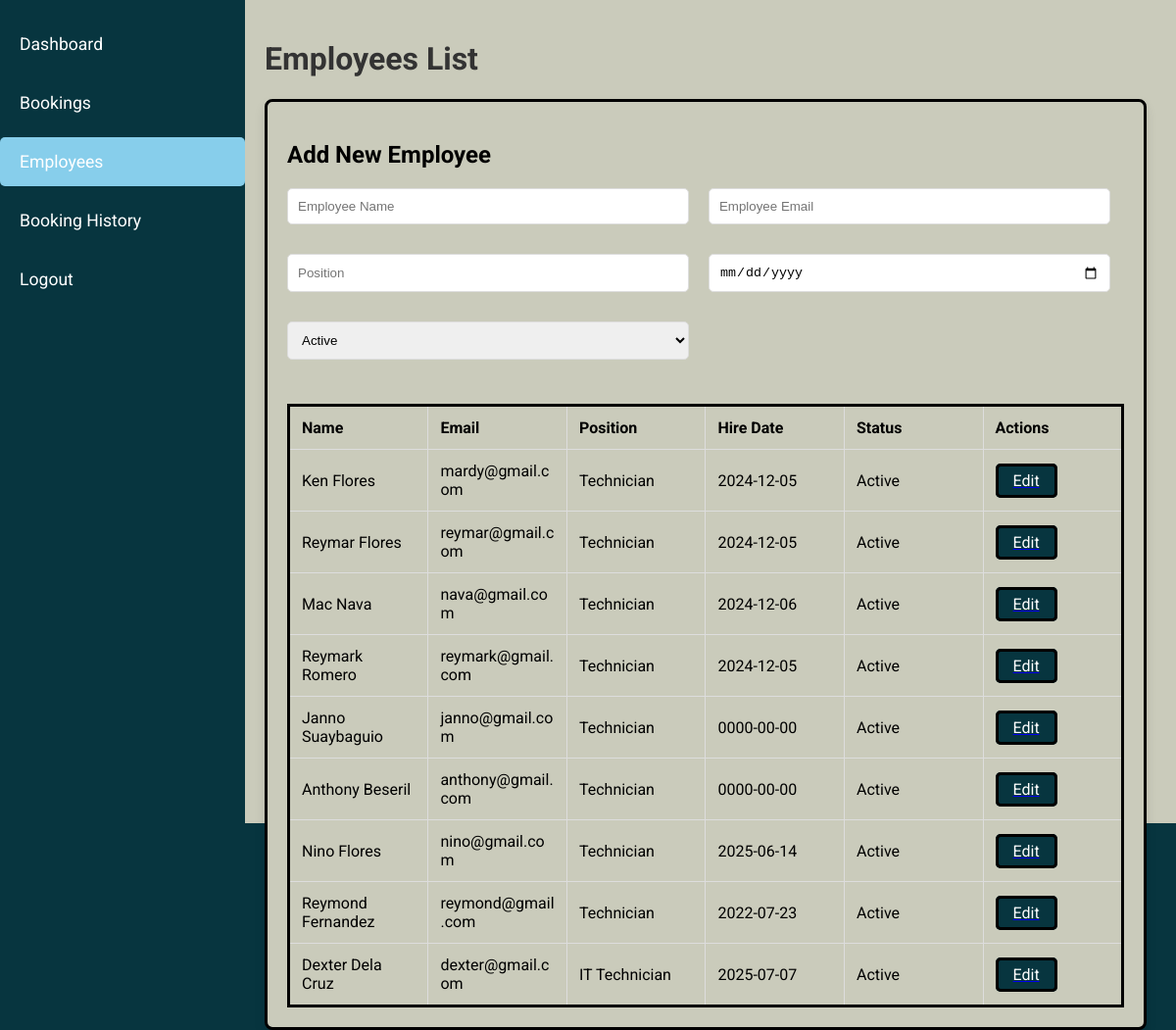
The app's page /admin/employee_register.php (signed in) with its own data.
### tables this page shows
CREATE TABLE `employees` (
  `id` int(11) NOT NULL,
  `name` varchar(100) NOT NULL,
  `position` varchar(100) NOT NULL,
  `email` varchar(100) NOT NULL,
  `hire_date` date DEFAULT NULL,
  `status` enum('Active','Inactive') DEFAULT 'Active',
  `password` varchar(255) NOT NULL,
  `phone` varchar(20) DEFAULT NULL
);

### admin/employee_register.php (the view, shortened to what this page needs)
 <?php
$conn = Database::getConnection();
$sql_employees = "SELECT * FROM employees";
$result_employees = $conn->query($sql_employees);
$employees = [];
while ($row = $result_employees->fetch_assoc()) {
    $employees[] = $row;
}
?>
<!DOCTYPE html>
<html lang="en">
<head>
</head>
<body>
    <div class="sidebar">
        <a href="dashboard.php">Dashboard</a>
        <a href="admin_bookings.php">Bookings</a>
        <a href="admin_employees.php" class="active">Employees</a>
        <a href="admin_booking_history.php">Booking History</a>
        <a href="index.php">Logout</a>
    </div>
    <div class="main-content">
        <h1>Employees List</h1>
        <div class="form-container">
            <h2>Add New Employee</h2>
            <form method="POST" action="admin_employees.php">
                <div class="form-row">
                    <input type="text" name="name" placeholder="Employee Name" required />
                    <input type="email" name="email" placeholder="Employee Email" required />
                </div>
                <div class="form-row">
                    <input type="text" name="position" placeholder="Position" required />
                    <input type="date" name="hire_date" placeholder="Hire Date" required />
                </div>
                <div class="form-row">
                    <select name="status" required>
                        <option value="Active">Active</option>
                    </select>
                </div>
        <table>
            <thead>
                <tr>
                    <th>Name</th>
                    <th>Email</th>
                    <th>Position</th>
                    <th>Hire Date</th>
                    <th>Status</th>
                    <th>Actions</th>
                </tr>
            </thead>
            <tbody>
                <?php foreach ($employees as $employee): ?>
                    <tr>
                        <td><?php echo htmlspecialchars($employee['name']); ?></td>
                        <td><?php echo htmlspecialchars($employee['email']); ?></td>
                        <td><?php echo htmlspecialchars($employee['position']); ?></td>
                        <td><?php echo htmlspecialchars($employee['hire_date']); ?></td>
                        <td><?php echo htmlspecialchars($employee['status']); ?></td>
                        <td>
                            <a href="edit_employee.php?id=<?php echo $employee['id']; ?>">
                                <butt on class="action-button">Edit</button>
                            </a>
                        </td>
                    </tr>
                <?php endforeach; ?>
            </tbody>
        </table>
    </div>
</body>
</html>

### admin/employee_register.php (style rules this page uses)
body { font-family: 'Roboto', sans-serif; margin: 0; padding: 0; background-color: #07353f; display: flex; height: 100vh; }
.sidebar { width: 250px; background-color: #07353f; color: white; padding-top: 20px; position: fixed; height: 100%; left: 0; top: 0; box-sizing: border-box; transition: all 0.3s ease; }
.sidebar a { display: block; color: white; padding: 15px 20px; text-decoration: none; font-size: 1.1em; margin-bottom: 10px; border-radius: 5px; transition: background-color 0.3s ease, padding-left 0.3s ease; }
.sidebar .active { background-color: skyblue; }
.main-content { margin-left: 250px; padding: 20px; flex: 1; background-color: #CACBBB; height: 100%; }
h1 { font-size: 2em; color: #333; }
table { width: 100%; border-collapse: collapse; margin-top: 30px; table-layout: fixed; border: 3px solid black; }
th, td { text-align: left; padding: 12px; border: 1px solid #ddd; word-wrap: break-word; }
th { background-color: #CACBBB; width: 16%; }
.form-container { background-color: #CACBBB; padding: 20px; border-radius: 8px; box-shadow: 0 6px 12px rgba(0, 0, 0, 0.1); margin-right: 10px; margin-bottom: 30px; border: 3px solid black; }
.form-container input, .form-container select { width: 100%; padding: 10px; margin-bottom: 15px; border: 1px solid #ddd; border-radius: 5px; box-sizing: border-box; }
.form-row { display: flex; gap: 20px; margin-bottom: 15px; }
.form-row input, .form-row select { width: 48%; }
.action-button { padding: 5px 15px; color: white; background-color: #07353f; border: none; border-radius: 5px; cursor: pointer; border: 3px solid black; }

### records on screen
employees: name "Ken Flores", email "mardy@gmail.com", position "Technician", hire_date "2024-12-05", status "Active"
employees: name "Reymar Flores", email "reymar@gmail.com", position "Technician", hire_date "2024-12-05", status "Active"
employees: name "Mac Nava", email "nava@gmail.com", position "Technician", hire_date "2024-12-06", status "Active"
employees: name "Reymark Romero", email "reymark@gmail.com", position "Technician", hire_date "2024-12-05", status "Active"
employees: name "Janno Suaybaguio", email "janno@gmail.com", position "Technician", hire_date "0000-00-00", status "Active"
employees: name "Anthony Beseril", email "anthony@gmail.com", position "Technician", hire_date "0000-00-00", status "Active"
employees: name "Nino Flores", email "nino@gmail.com", position "Technician", hire_date "2025-06-14", status "Active"
employees: name "Reymond Fernandez", email "reymond@gmail.com", position "Technician", hire_date "2022-07-23", status "Active"
employees: name "Dexter Dela Cruz", email "dexter@gmail.com", position "IT Technician", hire_date "2025-07-07", status "Active"
